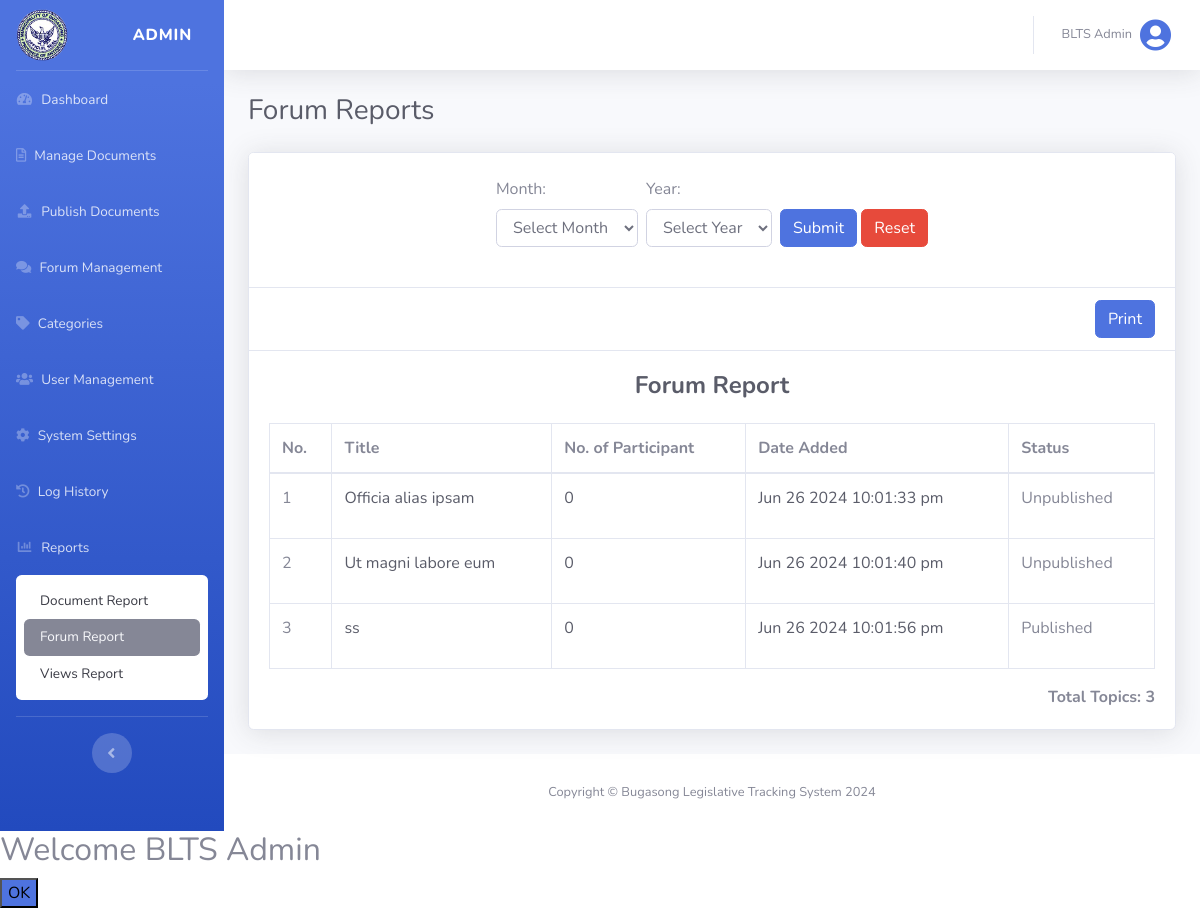
Page /views/admin_report_forum.php (signed in) on the earlier database version.
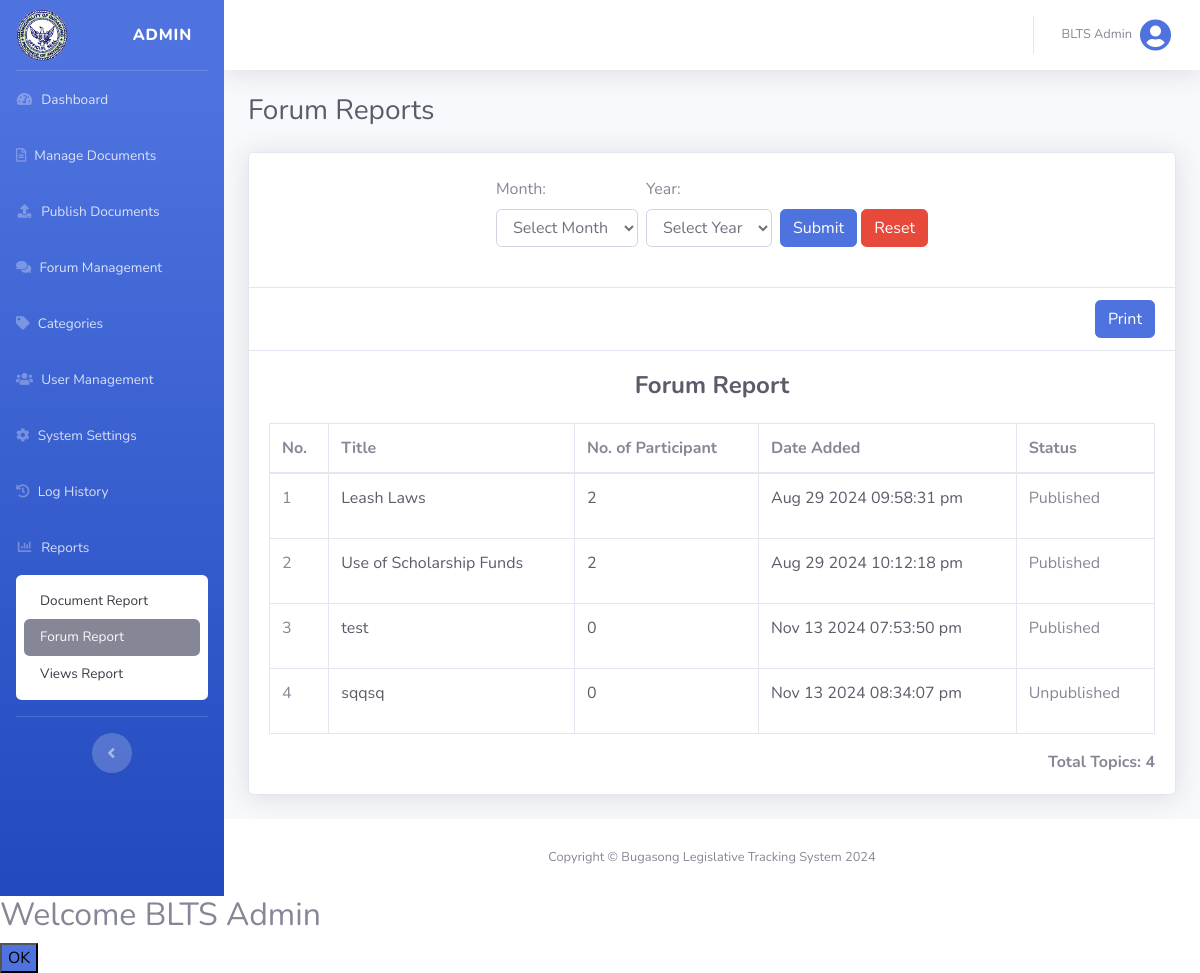
Same page on the later database version.
### tables this page shows
CREATE TABLE `posts` (
  `post_id` int(255) NOT NULL,
  `user_id` int(255) NOT NULL,
  `topic` longtext NOT NULL,
  `message` longtext NOT NULL,
  `status` int(255) NOT NULL DEFAULT 0,
  `reason` varchar(255) DEFAULT NULL,
  `date_added` datetime(6) NOT NULL DEFAULT current_timestamp(6)
);

### config/functions.php (called while the page is built, shortened)
<?php
function isAdmin()
{
    return isset($_SESSION['user_type']) && $_SESSION['user_type'] === 'admin';
}
function countParticipants($post_id)
{
    global $conn;
    $query = "SELECT COUNT(DISTINCT pc.user_id) AS participant_count
              FROM post_comments pc
              JOIN posts p ON pc.post_id = p.post_id
              WHERE pc.post_id = ?";
    if ($stmt = $conn->prepare($query)) {
        $stmt->bind_param("i", $post_id);
        if ($stmt->execute()) {
            $result = $stmt->get_result();
            $row = $result->fetch_assoc();
            $participant_count = $row['participant_count'];
            return $participant_count;
        } else {
            echo "Execution error: " . $stmt->error;
            return false;
        }
    } else {
        echo "Preparation error: " . $conn->error;
        return false;
    }
}
function ForumReport($limit)
{
    global $conn;
    $query = "
        SELECT
            post_id,
            user_id,
            topic,
            message,
            status,
            date_added
        FROM posts
        ORDER BY date_added ASC
        LIMIT ?
    ";
    $stmt = $conn->prepare($query);
    $stmt->bind_param('i', $limit);
    $stmt->execute();
    $result = $stmt->get_result();
    if ($result->num_rows > 0) {
        $posts = $result->fetch_all(MYSQLI_ASSOC);
    } else {
        $posts = [];
    }
    return $posts;
}

### views/admin_report_forum.php (the view, shortened to what the changed rows need)
<?php
@include('header.php');
?>
<div id="content-wrapper" class="d-flex flex-column">
    <div id="content">
        <?php if (isAdmin()) : ?>
            <div class="container-fluid">
                <div class="d-sm-flex align-items-center justify-content-between mb-4">
                    <h1 class="h3 mb-0 text-gray-800">Forum Reports</h1>
                </div>
                <div class="card shadow mb-4">
                    <?php
                    $_month = $_GET['month'] ?? '';
                    $_year = $_GET['year'] ?? '';
                    $status = $_GET['status'] ?? '';
                    if (isset($_GET['search_forum_report'])) {
                        $posts = searchPostReport($_month, $_year, $status);
                    } else {
                        $posts = ForumReport(999);
                    }
                    ?>
                    <div class="card-body">
                        <div class="table-responsive">
                            <?php if (empty($posts)) : ?>
                                <p class="text-center">No post found.</p>
                            <?php else : ?>
                                <div id="print-area">
                                    <div id="print-container">
                                        <h4 class="m-0 font-weight-bold text-dark mb-4 text-center">Forum Report</h4>
                                        <table class="table table-bordered" width="100%" cellspacing="0">
                                            <thead>
                                                <tr>
                                                    <th>No.</th>
                                                    <th>Title</th>
                                                    <th>No. of Participant</th>
                                                    <th>Date Added</th>
                                                    <th>Status</th>
                                                </tr>
                                            </thead>
                                            <tbody>
                                                <?php $count = 1; ?>
                                                <?php foreach ($posts as $post) :  ?>
                                                    <tr>
                                                        <td><?php echo $count++; ?></td>
                                                        <td class="text-gray-800"><?php echo $post['topic']; ?></td>
                                                        <td class="text-gray-800"><?php echo countParticipants($post['post_id']); ?></td>
                                                        <td class="text-gray-800"><?php echo date('M d Y h:i:s a', strtotime($post['date_added'])); ?></td>
                                                        <td>
                                                            <?php echo ($post['status'] == '0') ? '<p>Unpublished</p>' : '<p>Published</p>' ?>
                                                        </td>
                                                    </tr>
                                                <?php endforeach; ?>
                                            </tbody>
                                        </table>
                                        <div style="text-align: right;">
                                            <strong>Total Topics: <?php echo $count - 1; ?></strong>
                                        </div>
                                    </div>
                                </div>
                            <?php endif; ?>
                        </div>
                    </div>
                </div>
            </div>
        <?php else : redirect('dashboard', ''); ?>
        <?php endif; ?>
    </div>
</div>
<?php
@include('footer.php');
?>

Differences in the rows shown:
removed posts: topic "Officia alias ipsam", post_id "0", date_added "Jun 26 2024 10:01:33 pm", status "Unpublished"
removed posts: topic "Ut magni labore eum", post_id "0", date_added "Jun 26 2024 10:01:40 pm", status "Unpublished"
removed posts: topic "ss", post_id "0", date_added "Jun 26 2024 10:01:56 pm", status "Published"
added posts: topic "Leash Laws", post_id "2", date_added "Aug 29 2024 09:58:31 pm", status "Published"
added posts: topic "Use of Scholarship Funds", post_id "2", date_added "Aug 29 2024 10:12:18 pm", status "Published"
added posts: topic "test", post_id "0", date_added "Nov 13 2024 07:53:50 pm", status "Published"
added posts: topic "sqqsq", post_id "0", date_added "Nov 13 2024 08:34:07 pm", status "Unpublished"
Other differences:
$count - 1: "3" → "4"
